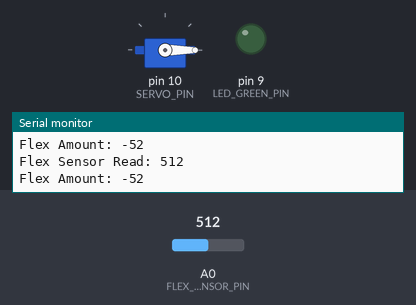
A sketch run on a simulated Arduino Uno, built with avr-gcc and run on an emulated ATmega328P. Shown: servo, output pins drawn as LEDs (lit = HIGH), the last lines printed to the serial monitor. The test bench sets the inputs (shaded band); at power-on: A0 (FLEX_SENSOR_PIN) = 512.

Above: at 1.2 s.
1.3 s: A0 (FLEX_SENSOR_PIN) set to 716
At 1.9 s:
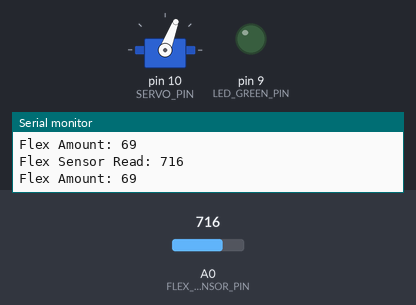
2.8 s: A0 (FLEX_SENSOR_PIN) set to 900
At 3.5 s:
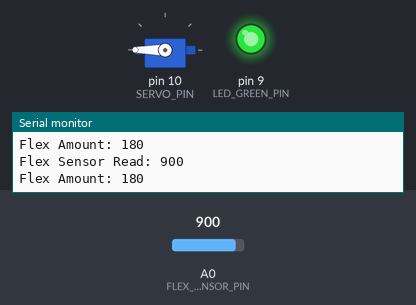
4.3 s: A0 (FLEX_SENSOR_PIN) set to 511
At 5.0 s:
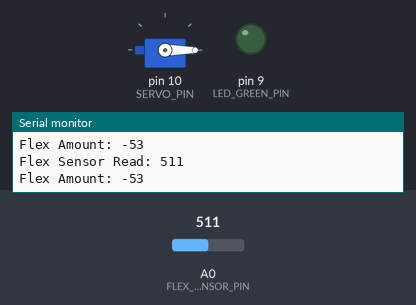
Timing chart, 0 to 7.3 s (numbered marks = the images above; inputs shaded):
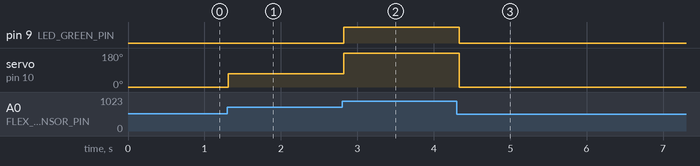

The sketch:

sketch_flex_sensor_with_servo.ino
```cpp
#include <Servo.h>
#include <Streaming.h>

const int LED_GREEN_PIN = 9; // PWM
const int SERVO_PIN = 10; // PWM
const int FLEX_SENSOR_PIN = A0;

Servo s1;

void setup() {
  Serial.begin(9600);

  s1.attach(SERVO_PIN);
  s1.write(0);

  pinMode(LED_GREEN_PIN, OUTPUT);
  pinMode(FLEX_SENSOR_PIN, INPUT);
}

void loop() {
  int flexSensorRead = analogRead(FLEX_SENSOR_PIN);
  int flexAmount = map(flexSensorRead, 600, 900, 0, 180);

  Serial << "Flex Sensor Read: " << flexSensorRead << endl;
  Serial << "Flex Amount: " << flexAmount << endl;

  if (flexAmount > 170) {
    digitalWrite(LED_GREEN_PIN, HIGH);
  } else {
    digitalWrite(LED_GREEN_PIN, LOW);
  }

  s1.write(flexAmount);

  delay(100);
}
```

Measured:
- after the input at 1.3 s, servo on pin 10 (SERVO_PIN): 0° → 69° at once
- after the input at 2.8 s, pin 9 (LED_GREEN_PIN): LOW → HIGH at once; servo on pin 10 (SERVO_PIN): 69° → 180° at once
- after the input at 4.3 s, pin 9 (LED_GREEN_PIN): HIGH → LOW at once; servo on pin 10 (SERVO_PIN): 180° → 0° at once
